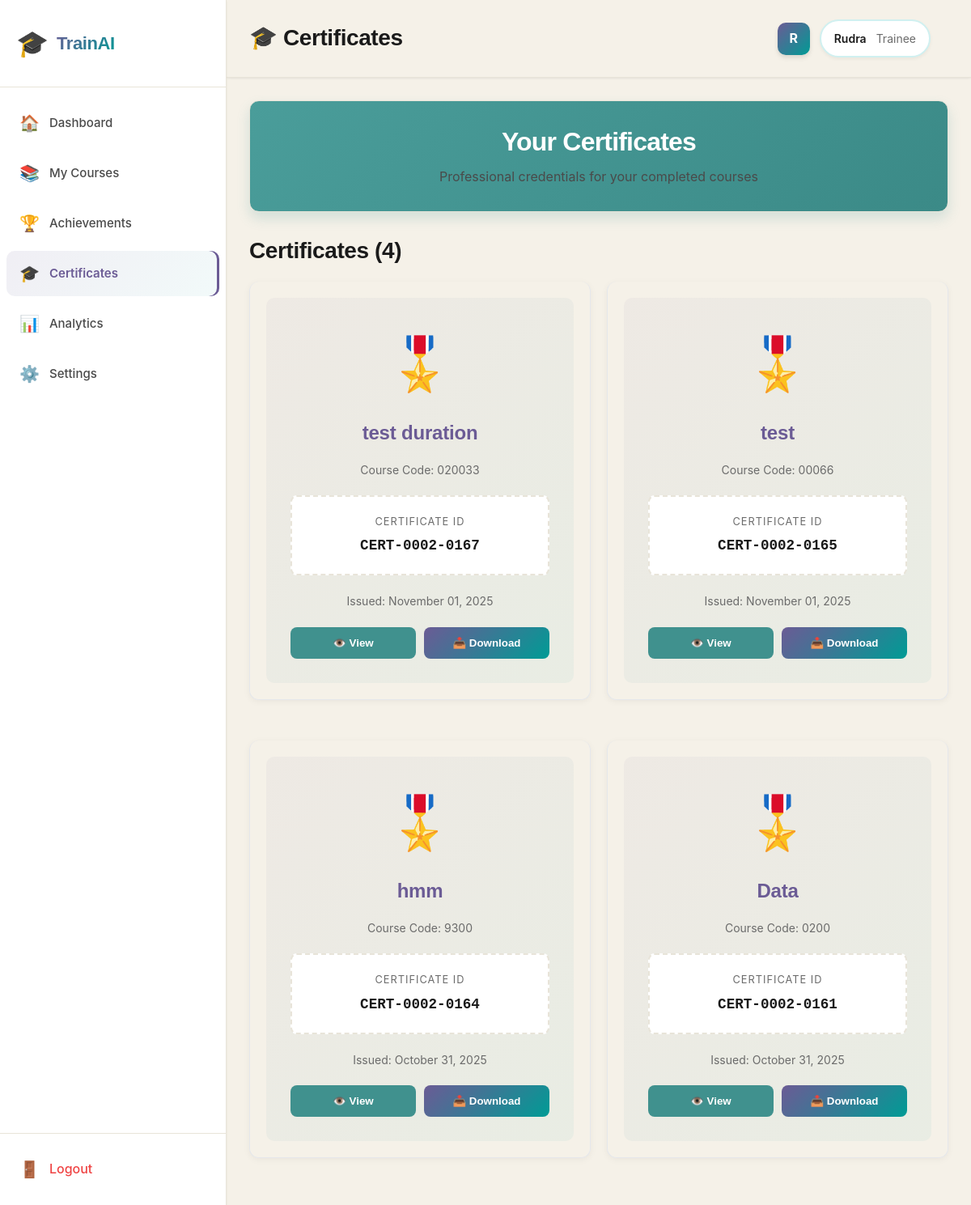
/pages/trainee/certificates.php (signed in), run on the app's committed database.
### tables this page shows
CREATE TABLE `user_certificates` (
  `cert_id` int(11) NOT NULL,
  `user_id` int(11) NOT NULL,
  `course_id` int(11) NOT NULL,
  `certificate_code` varchar(100) DEFAULT NULL,
  `issue_date` timestamp NOT NULL DEFAULT current_timestamp(),
  `certificate_number` varchar(50) DEFAULT NULL,
  `issued_date` timestamp NOT NULL DEFAULT current_timestamp(),
  `certificate_url` varchar(255) DEFAULT NULL
);

CREATE TABLE `courses` (
  `course_id` int(11) NOT NULL,
  `course_name` varchar(200) NOT NULL,
  `course_code` varchar(50) DEFAULT NULL,
  `instructor_id` int(11) DEFAULT NULL,
  `description` text DEFAULT NULL,
  `instructor_name` varchar(100) DEFAULT NULL,
  `difficulty` varchar(20) DEFAULT NULL,
  `duration_hours` int(11) DEFAULT NULL,
  `thumbnail_url` varchar(255) DEFAULT NULL,
  `rating` decimal(3,1) DEFAULT NULL,
  `total_ratings` int(11) DEFAULT 0,
  `category` varchar(100) DEFAULT NULL,
  `is_recommended` tinyint(1) DEFAULT 0,
  `created_at` timestamp NOT NULL DEFAULT current_timestamp()
);

### pages/trainee/certificates.php (the view, shortened to what this page needs)
<?php
$user_id = $_SESSION['user_id'];
$first_name = $_SESSION['first_name'] ?? 'User';
try {
    $pdo = getDBConnection();
    $stmt = $pdo->prepare("
        SELECT uc.*, c.course_name, c.course_code
        FROM user_certificates uc
        JOIN courses c ON uc.course_id = c.course_id
        WHERE uc.user_id = ?
        ORDER BY uc.issued_date DESC
    ");
    $stmt->execute([$user_id]);
    $certificates = $stmt->fetchAll();
} catch (Exception $e) {
    $certificates = [];
}
?>
<!DOCTYPE html>
<html lang="en">
<head>
    <link rel="stylesheet" href="../../assets/css/dashboard.css">
</head>
<body>
    <div class="sidebar">
        <div class="sidebar-header">
            <a href="../../dashboard/trainee/" class="sidebar-logo">
                <span class="logo-icon">🎓</span>
                <span class="logo-text">TrainAI</span>
            </a>
        </div>
        <nav class="sidebar-nav">
            <a href="../../dashboard/trainee/" class="nav-item">
                <span class="nav-icon">🏠</span>
                <span class="nav-text">Dashboard</span>
            </a>
            <a href="../../pages/trainee/my-courses.php" class="nav-item">
                <span class="nav-icon">📚</span>
                <span class="nav-text">My Courses</span>
            </a>
            <a href="../../pages/trainee/achievements.php" class="nav-item">
                <span class="nav-icon">🏆</span>
                <span class="nav-text">Achievements</span>
            </a>
            <a href="../../pages/trainee/certificates.php" class="nav-item active">
                <span class="nav-icon">🎓</span>
                <span class="nav-text">Certificates</span>
            </a>
            <a href="../../pages/trainee/analytics.php" class="nav-item">
                <span class="nav-icon">📊</span>
                <span class="nav-text">Analytics</span>
            </a>
            <a href="../../pages/trainee/settings.php" class="nav-item">
                <span class="nav-icon">⚙️</span>
                <span class="nav-text">Settings</span>
            </a>
        </nav>
        <div class="sidebar-footer">
            <a href="../../logout.php" class="logout-btn">
                <span class="nav-icon">🚪</span>
                <span class="nav-text">Logout</span>
            </a>
        </div>
    </div>
    <div class="main-content">
        <div class="topbar">
            <div class="topbar-left">
                <h2 style="margin: 0; color: var(--text-primary);">🎓 Certificates</h2>
            </div>
            <div class="topbar-right">
                <div class="user-profile">
                    <div class="user-avatar"><?php echo strtoupper(substr($first_name, 0, 1)); ?></div>
                    <div class="user-info">
                        <p class="user-name"><?php echo htmlspecialchars($first_name); ?></p>
                        <p class="user-level">Trainee</p>
                    </div>
                </div>
            </div>
        </div>
        <div class="dashboard-container">
            <div class="welcome-banner">
                <div class="banner-content">
                    <h1>Your Certificates</h1>
                    <p>Professional credentials for your completed courses</p>
                </div>
            </div>
            <div style="margin-top: 30px;">
                <h2 style="margin-bottom: 20px; color: var(--text-primary);">Certificates (<?php echo count($certificates); ?>)</h2>
                <?php if (count($certificates) > 0): ?>
                    <div style="display: grid; grid-template-columns: repeat(auto-fill, minmax(350px, 1fr)); gap: 20px;">
                        <?php foreach ($certificates as $cert): ?>
                        <div class="card premium-card" style="border-top: 3px solid linear-gradient(90deg, var(--accent-primary), var(--accent-secondary));">
                            <div style="padding: 30px; text-align: center; position: relative; background: linear-gradient(135deg, rgba(107, 91, 149, 0.05) 0%, rgba(0, 155, 149, 0.05) 100%); border-radius: 10px;">
                                <div style="font-size: 64px; margin-bottom: 15px;">🎖️</div>
                                <h3 style="margin: 15px 0; color: var(--accent-primary); font-size: 1.5rem;">
                                    <?php echo htmlspecialchars($cert['course_name']); ?>
                                </h3>
                                <p style="margin: 10px 0; color: var(--text-muted); font-size: 0.875rem;">
                                    Course Code: <?php echo htmlspecialchars($cert['course_code']); ?>
                                </p>
                                <div style="margin: 20px 0; padding: 15px; background: white; border-radius: 8px; border: 2px dashed var(--border-color);">
                                    <p style="margin: 5px 0; color: var(--text-muted); font-size: 0.8rem; text-transform: uppercase; letter-spacing: 1px;">Certificate ID</p>
                                    <p style="margin: 5px 0; color: var(--text-primary); font-weight: 700; font-size: 1.1rem; font-family: monospace;">
                                        <?php echo htmlspecialchars($cert['certificate_number']); ?>
                                    </p>
                                </div>
                                <p style="margin: 15px 0; color: var(--text-muted); font-size: 0.875rem;">
                                    Issued: <?php echo date('F d, Y', strtotime($cert['issued_date'])); ?>
                                </p>
                                <div style="margin-top: 20px; display: grid; grid-template-columns: 1fr 1fr; gap: 10px;">
                                    <button onclick="viewCertificate(<?php echo htmlspecialchars($cert['cert_id']); ?>)" style="padding: 12px; background: var(--border-color); color: var(--text-primary); border: none; border-radius: 8px; font-weight: 600; cursor: pointer; transition: all 0.3s;">
                                        👁️ View
                                    </button>
                                    <button onclick="downloadCertificate(<?php echo htmlspecialchars($cert['cert_id']); ?>)" style="padding: 12px; background: linear-gradient(135deg, var(--accent-primary), var(--accent-secondary)); color: white; border: none; border-radius: 8px; font-weight: 600; cursor: pointer; transition: all 0.3s;">
                                        📥 Download
                                    </button>
                                </div>
                            </div>
                        </div>
                        <?php endforeach; ?>
                    </div>
                <?php endif; ?>
            </div>
        </div>
    </div>
</body>
</html>

### data on the page
user_certificates: course.course_name "test duration", course.course_code "020033", certificate_number "CERT-0002-0167", issued_date "November 01, 2025"
user_certificates: course.course_name "test", course.course_code "00066", certificate_number "CERT-0002-0165", issued_date "November 01, 2025"
user_certificates: course.course_name "hmm", course.course_code "9300", certificate_number "CERT-0002-0164", issued_date "October 31, 2025"
user_certificates: course.course_name "Data", course.course_code "0200", certificate_number "CERT-0002-0161", issued_date "October 31, 2025"

### other printed values
substr($first_name, 0, 1) "R"
$first_name "Rudra"
count($certificates) "4"
